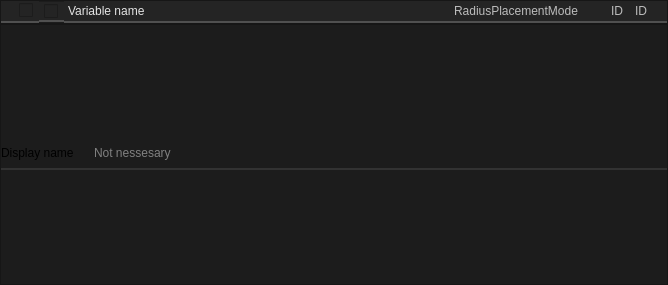
<?xml version="1.0" encoding="UTF-8"?>
<ui version="4.0">
 <class>Form</class>
 <widget class="QWidget" name="Form">
  <property name="geometry">
   <rect>
    <x>0</x>
    <y>0</y>
    <width>668</width>
    <height>285</height>
   </rect>
  </property>
  <property name="windowTitle">
   <string>Form</string>
  </property>
  <property name="styleSheet">
   <string notr="true">background-color: #1C1C1C;</string>
  </property>
  <layout class="QVBoxLayout" name="verticalLayout">
   <property name="spacing">
    <number>0</number>
   </property>
   <property name="leftMargin">
    <number>0</number>
   </property>
   <property name="topMargin">
    <number>0</number>
   </property>
   <property name="rightMargin">
    <number>0</number>
   </property>
   <property name="bottomMargin">
    <number>0</number>
   </property>
   <item>
    <widget class="QFrame" name="frame">
     <property name="maximumSize">
      <size>
       <width>16777215</width>
       <height>24</height>
      </size>
     </property>
     <property name="frameShape">
      <enum>QFrame::Shape::StyledPanel</enum>
     </property>
     <property name="frameShadow">
      <enum>QFrame::Shadow::Raised</enum>
     </property>
     <layout class="QHBoxLayout" name="horizontalLayout">
      <property name="spacing">
       <number>0</number>
      </property>
      <property name="leftMargin">
       <number>0</number>
      </property>
      <property name="topMargin">
       <number>0</number>
      </property>
      <property name="rightMargin">
       <number>0</number>
      </property>
      <property name="bottomMargin">
       <number>0</number>
      </property>
      <item>
       <widget class="QLabel" name="label">
        <property name="styleSheet">
         <string notr="true">image: url(:/icons/more_vert.png);
padding-left: 3px;
padding-right: 3px;
    border: 2px solid #CCCCCC;
	border-top: 0px;
	border-left: 0px;
	border-right: 0px;
    border-color: rgba(80, 80, 80, 255);
    border-radius: 0px;
background-color: #242424;</string>
        </property>
        <property name="text">
         <string/>
        </property>
       </widget>
      </item>
      <item>
       <widget class="QCheckBox" name="show_child">
        <property name="toolTip">
         <string>&lt;html&gt;&lt;head/&gt;&lt;body&gt;&lt;p&gt;&lt;span style=&quot; font-size:8pt; font-weight:400;&quot;&gt;Show child&lt;/span&gt;&lt;/p&gt;&lt;/body&gt;&lt;/html&gt;</string>
        </property>
        <property name="styleSheet">
         <string notr="true">QCheckBox::indicator:checked {
    
image: url(://icons/arrow_drop_down.png);
	height:14px;
	width:14px;
}

QCheckBox::indicator:unchecked {
    image: url(://icons/arrow_drop_right.png);
	height:14px;
	width:14px;
}
QCheckBox {
    font: 700 10pt &quot;Segoe UI&quot;;
    border: 2px solid black;
    border-radius: 0px;
    border-color: rgba(80, 80, 80, 255);
    height:14px;
    padding-top: 2px;
    padding-bottom:4px;
    color: #E3E3E3;
background-color: #242424;
    padding-left: 4px;
}
QCheckBox:hover {
    background-color: #414956;
    color: white;
}
QCheckBox{
	padding-left:5px;
	border-left: 0px solid black;
border-right: 0px solid black;
border-top: 0px solid black;
}</string>
        </property>
        <property name="text">
         <string/>
        </property>
        <property name="checked">
         <bool>false</bool>
        </property>
        <property name="tristate">
         <bool>false</bool>
        </property>
       </widget>
      </item>
      <item>
       <widget class="QCheckBox" name="visible_in_editor">
        <property name="toolTip">
         <string>&lt;html&gt;&lt;head/&gt;&lt;body&gt;&lt;p&gt;&lt;span style=&quot; font-size:8pt; font-weight:400;&quot;&gt;Show in editor&lt;/span&gt;&lt;/p&gt;&lt;/body&gt;&lt;/html&gt;</string>
        </property>
        <property name="styleSheet">
         <string notr="true">QCheckBox::indicator:checked {
    image: url(://icons/visibility_24dp_9D9D9D_FILL0_wght400_GRAD0_opsz24.png);
	height:16px;
	width:16px;
}

QCheckBox::indicator:unchecked {
    image: url(://icons/visibility_off_24dp_9D9D9D_FILL0_wght400_GRAD0_opsz24.png); 
	height:16px;
	width:16px;
}


QCheckBox {
    font: 700 10pt &quot;Segoe UI&quot;;
    border: 2px solid black;
    border-radius: 0px;
    border-color: rgba(80, 80, 80, 255);
    height:14px;
    padding-top: 2px;
    padding-bottom:2px;
    color: #E3E3E3;
    padding-left: 4px;
background-color: #242424;
}
QCheckBox:hover {
    background-color: #414956;
    color: white;
}
QCheckBox{
	padding-left:5px;
	border-left: 0px solid black;
border-right: 0px solid black;
border-top: 0px solid black;
}</string>
        </property>
        <property name="text">
         <string/>
        </property>
        <property name="checked">
         <bool>false</bool>
        </property>
        <property name="autoRepeat">
         <bool>false</bool>
        </property>
        <property name="autoExclusive">
         <bool>false</bool>
        </property>
        <property name="tristate">
         <bool>false</bool>
        </property>
       </widget>
      </item>
      <item>
       <widget class="QLineEdit" name="variable_name">
        <property name="toolTip">
         <string>&lt;html&gt;&lt;head/&gt;&lt;body&gt;&lt;p&gt;Variable name and display name&lt;/p&gt;&lt;/body&gt;&lt;/html&gt;</string>
        </property>
        <property name="styleSheet">
         <string notr="true">QLineEdit {
	font: 8pt &quot;Segoe UI&quot;;
    border: 2px solid #CCCCCC;
	border-top: 0px;
	border-left: 0px;
	border-right: 0px;
    border-color: rgba(80, 80, 80, 255);
    border-radius: 0px;
    padding: 2px;
color: #E3E3E3;
background-color: #242424;
}
QLineEdit:focus {
    border-color: rgba(80, 80, 80, 255);
}
QLineEdit::selection {
    background-color: #414956;
    color: white;
}

</string>
        </property>
        <property name="inputMethodHints">
         <set>Qt::InputMethodHint::ImhLatinOnly|Qt::InputMethodHint::ImhLowercaseOnly</set>
        </property>
        <property name="text">
         <string>Variable name</string>
        </property>
        <property name="maxLength">
         <number>32</number>
        </property>
        <property name="readOnly">
         <bool>false</bool>
        </property>
       </widget>
      </item>
      <item>
       <widget class="QLineEdit" name="variable_class">
        <property name="maximumSize">
         <size>
          <width>130</width>
          <height>16777215</height>
         </size>
        </property>
        <property name="toolTip">
         <string>&lt;html&gt;&lt;head/&gt;&lt;body&gt;&lt;p&gt;class&lt;/p&gt;&lt;/body&gt;&lt;/html&gt;</string>
        </property>
        <property name="styleSheet">
         <string notr="true">QLineEdit {
	font: 8pt &quot;Segoe UI&quot;;
    border: 2px solid #CCCCCC;
	border-top: 0px;
	border-left: 0px;
	border-right: 0px;
    border-color: rgba(80, 80, 80, 255);
    border-radius: 0px;
    padding: 2px;
	color: rgb(188, 188, 188);
	background-color: #242424;
}
QLineEdit:focus {
    border-color: rgba(80, 80, 80, 255);
}
QLineEdit::selection {
    background-color: #414956;
    color: white;
}

</string>
        </property>
        <property name="text">
         <string>RadiusPlacementMode</string>
        </property>
        <property name="maxLength">
         <number>64</number>
        </property>
        <property name="readOnly">
         <bool>true</bool>
        </property>
       </widget>
      </item>
      <item>
       <widget class="QToolButton" name="change_class">
        <property name="styleSheet">
         <string notr="true">

QToolButton {
    font: 700 10pt &quot;Segoe UI&quot;;
    border: 2px solid black;
    border-radius: 0px;
    border-color: rgba(80, 80, 80, 255);
    height:14px;
    padding-top: 2px;
    padding-bottom:2px;
    color: #E3E3E3;
    padding-left: 4px;
background-color: #242424;
}
QToolButton:hover {
    background-color: #414956;
    color: white;
}
QToolButton{
	padding-left:5px;
	border-left: 0px solid black;
border-right: 0px solid black;
border-top: 0px solid black;
}</string>
        </property>
        <property name="text">
         <string/>
        </property>
        <property name="icon">
         <iconset resource="../resources.qrc">
          <normaloff>:/icons/edit_16dp_9D9D9D_FILL0_wght400_GRAD0_opsz20.svg</normaloff>:/icons/edit_16dp_9D9D9D_FILL0_wght400_GRAD0_opsz20.svg</iconset>
        </property>
       </widget>
      </item>
      <item>
       <widget class="QLineEdit" name="id_display_label">
        <property name="maximumSize">
         <size>
          <width>24</width>
          <height>16777215</height>
         </size>
        </property>
        <property name="toolTip">
         <string>&lt;html&gt;&lt;head/&gt;&lt;body&gt;&lt;p&gt;class&lt;/p&gt;&lt;/body&gt;&lt;/html&gt;</string>
        </property>
        <property name="styleSheet">
         <string notr="true">QLineEdit {
	font: 8pt &quot;Segoe UI&quot;;
    border: 2px solid #CCCCCC;
	border-top: 0px;
	border-left: 0px;
	border-right: 0px;
    border-color: rgba(80, 80, 80, 255);
    border-radius: 0px;
    padding: 2px;
	color: rgb(188, 188, 188);
	background-color: #242424;
}
QLineEdit:focus {
    border-color: rgba(80, 80, 80, 255);
}
QLineEdit::selection {
    background-color: #414956;
    color: white;
}

</string>
        </property>
        <property name="text">
         <string>ID</string>
        </property>
        <property name="maxLength">
         <number>64</number>
        </property>
        <property name="readOnly">
         <bool>true</bool>
        </property>
       </widget>
      </item>
      <item>
       <widget class="QLineEdit" name="id_display">
        <property name="maximumSize">
         <size>
          <width>36</width>
          <height>16777215</height>
         </size>
        </property>
        <property name="toolTip">
         <string>&lt;html&gt;&lt;head/&gt;&lt;body&gt;&lt;p&gt;class&lt;/p&gt;&lt;/body&gt;&lt;/html&gt;</string>
        </property>
        <property name="styleSheet">
         <string notr="true">QLineEdit {
	font: 8pt &quot;Segoe UI&quot;;
    border: 2px solid #CCCCCC;
	border-top: 0px;
	border-left: 0px;
	border-right: 0px;
    border-color: rgba(80, 80, 80, 255);
    border-radius: 0px;
    padding: 2px;
	color: rgb(188, 188, 188);
	background-color: #242424;
}
QLineEdit:focus {
    border-color: rgba(80, 80, 80, 255);
}
QLineEdit::selection {
    background-color: #414956;
    color: white;
}

</string>
        </property>
        <property name="text">
         <string>ID</string>
        </property>
        <property name="maxLength">
         <number>64</number>
        </property>
        <property name="readOnly">
         <bool>true</bool>
        </property>
       </widget>
      </item>
     </layout>
    </widget>
   </item>
   <item>
    <widget class="QFrame" name="frame_layout">
     <property name="frameShape">
      <enum>QFrame::Shape::StyledPanel</enum>
     </property>
     <property name="frameShadow">
      <enum>QFrame::Shadow::Raised</enum>
     </property>
     <layout class="QVBoxLayout" name="verticalLayout_2">
      <property name="spacing">
       <number>0</number>
      </property>
      <property name="leftMargin">
       <number>0</number>
      </property>
      <property name="topMargin">
       <number>0</number>
      </property>
      <property name="rightMargin">
       <number>0</number>
      </property>
      <property name="bottomMargin">
       <number>0</number>
      </property>
      <item>
       <layout class="QVBoxLayout" name="layout">
        <property name="spacing">
         <number>0</number>
        </property>
        <property name="sizeConstraint">
         <enum>QLayout::SizeConstraint::SetDefaultConstraint</enum>
        </property>
        <item>
         <widget class="QFrame" name="frame_3">
          <property name="maximumSize">
           <size>
            <width>16777215</width>
            <height>32</height>
           </size>
          </property>
          <property name="styleSheet">
           <string notr="true">.QFrame {
    font: 580 10pt &quot;Segoe UI&quot;;
    border: 2px solid black;
    border-radius: 0px;
    border-left: 0px;
    border-right: 0px;
	border-top: 0px;
    border-color: rgba(50, 50, 50, 255);
    color: #E3E3E3;
    background-color: #1C1C1C;
}

.QFrame::hover {
}
.QFrame::selected {
    background-color: #414956;
}</string>
          </property>
          <property name="frameShape">
           <enum>QFrame::Shape::StyledPanel</enum>
          </property>
          <property name="frameShadow">
           <enum>QFrame::Shadow::Raised</enum>
          </property>
          <property name="lineWidth">
           <number>0</number>
          </property>
          <layout class="QHBoxLayout" name="horizontalLayout_2">
           <property name="spacing">
            <number>16</number>
           </property>
           <property name="leftMargin">
            <number>0</number>
           </property>
           <property name="topMargin">
            <number>0</number>
           </property>
           <property name="rightMargin">
            <number>0</number>
           </property>
           <property name="bottomMargin">
            <number>0</number>
           </property>
           <item>
            <widget class="QLabel" name="label_2">
             <property name="styleSheet">
              <string notr="true">border:0px;
background-color: rgba(255, 255, 255, 0);
font: 8pt &quot;Segoe UI&quot;;

</string>
             </property>
             <property name="text">
              <string>Display name</string>
             </property>
            </widget>
           </item>
           <item>
            <widget class="QLineEdit" name="varialbe_display_name">
             <property name="styleSheet">
              <string notr="true">QLineEdit {
    border: 0px solid #CCCCCC;
    border-color: rgba(80, 80, 80, 255);
    border-radius: 2px;
    padding: 2px;
    color: #E3E3E3;
background-color: #1C1C1C;

}
</string>
             </property>
             <property name="placeholderText">
              <string>Not nessesary</string>
             </property>
            </widget>
           </item>
          </layout>
         </widget>
        </item>
       </layout>
      </item>
     </layout>
    </widget>
   </item>
  </layout>
 </widget>
 <resources>
  <include location="../resources.qrc"/>
 </resources>
 <connections/>
</ui>
